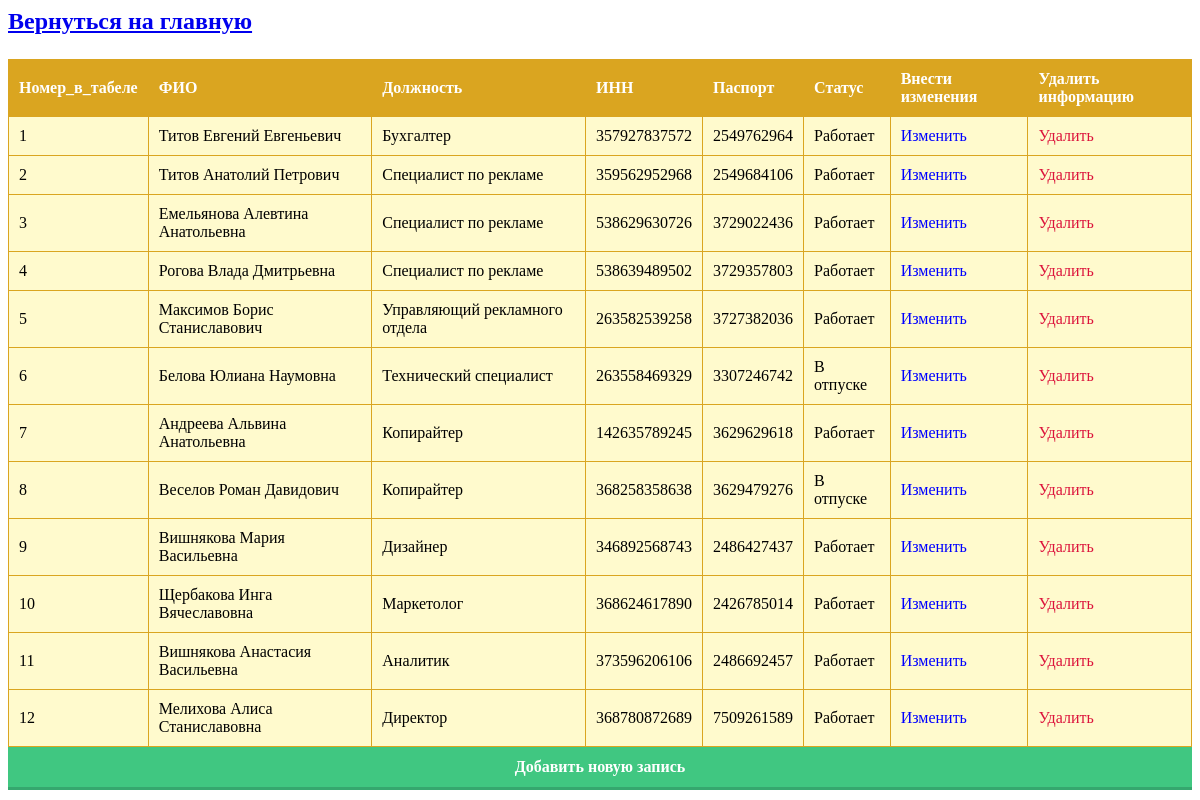
Screenshot of /app/worker.php with the database file from the repository.
### app/worker.php (the view, shortened to what this page needs)
<a href="index.php"><h2><p align="left">Вернуться  на главную</p></h2></a>
<?php
include ("db.php");
?>
<html>
<head>
<link rel="stylesheet" href="button.css">
</head>
<body>
<table class="myTable">
<tr>
<th>Номер_в_табеле</th>
<th>ФИО</th>
<th>Должность</th>
<th>ИНН</th>
<th>Паспорт</th>
<th>Статус</th>
<th>Внести изменения</th>
<th>Удалить информацию</th>
</tr>
<?php
$pro = mysqli_query($db, "SELECT * FROM работники");
$pro = mysqli_fetch_all($pro);
foreach ($pro as $pr) {
?>
<tr>
<td><?=$pr[0] ?></td>
<td><?=$pr[1] ?></td>
<td><?=$pr[2] ?></td>
<td><?=$pr[3] ?></td>
<td><?=$pr[4] ?></td>
<td><?=$pr[5] ?></td>
<td><a style="color: blue; text-decoration: none;" href="update5.php?id=<?=$pr[0] ?>">Изменить</a></td>
<td><a style="color: #DC143C; text-decoration: none;" href="delete5.php?id=<?=$pr[0] ?>">Удалить</a></td>
</tr>
<?php
}
?>
</table>
</body>
</html>
<a href="add5.php" class="button">Добавить новую запись</a>

### app/button.css (style rules this page uses)
.button { display: flex; justify-content: center; font-weight: 700; color: white; text-decoration: none; padding: 0.7em 1em calc(0.7em + 3px); background: rgb(64,199,129); box-shadow: 0 -3px rgb(53,167,110) inset; transition: 0.5s; }

### app/worker.php (style rules this page uses)
.myTable { width: 100%; text-align: left; background-color: lemonchiffon; border-collapse: collapse; }
.myTable th { background-color: goldenrod; color: white; }
.myTable td, .myTable th { padding: 10px; border: 1px solid goldenrod; }

### rows the page displays
работники: Номер_в_табеле "1", ФИО "Титов Евгений Евгеньевич", Должность "Бухгалтер", ИНН "357927837572", Паспорт "2549762964", Статус "Работает"
работники: Номер_в_табеле "2", ФИО "Титов Анатолий Петрович", Должность "Специалист по рекламе", ИНН "359562952968", Паспорт "2549684106", Статус "Работает"
работники: Номер_в_табеле "3", ФИО "Емельянова Алевтина Анатольевна", Должность "Специалист по рекламе", ИНН "538629630726", Паспорт "3729022436", Статус "Работает"
работники: Номер_в_табеле "4", ФИО "Рогова Влада Дмитрьевна", Должность "Специалист по рекламе", ИНН "538639489502", Паспорт "3729357803", Статус "Работает"
работники: Номер_в_табеле "5", ФИО "Максимов Борис Станиславович", Должность "Управляющий рекламного отдела", ИНН "263582539258", Паспорт "3727382036", Статус "Работает"
работники: Номер_в_табеле "6", ФИО "Белова Юлиана Наумовна", Должность "Технический специалист", ИНН "263558469329", Паспорт "3307246742", Статус "В отпуске"
работники: Номер_в_табеле "7", ФИО "Андреева Альвина Анатольевна", Должность "Копирайтер", ИНН "142635789245", Паспорт "3629629618", Статус "Работает"
работники: Номер_в_табеле "8", ФИО "Веселов Роман Давидович", Должность "Копирайтер", ИНН "368258358638", Паспорт "3629479276", Статус "В отпуске"
работники: Номер_в_табеле "9", ФИО "Вишнякова Мария Васильевна", Должность "Дизайнер", ИНН "346892568743", Паспорт "2486427437", Статус "Работает"
работники: Номер_в_табеле "10", ФИО "Щербакова Инга Вячеславовна", Должность "Маркетолог", ИНН "368624617890", Паспорт "2426785014", Статус "Работает"
работники: Номер_в_табеле "11", ФИО "Вишнякова Анастасия Васильевна", Должность "Аналитик", ИНН "373596206106", Паспорт "2486692457", Статус "Работает"
работники: Номер_в_табеле "12", ФИО "Мелихова Алиса Станиславовна", Должность "Директор", ИНН "368780872689", Паспорт "7509261589", Статус "Работает"
